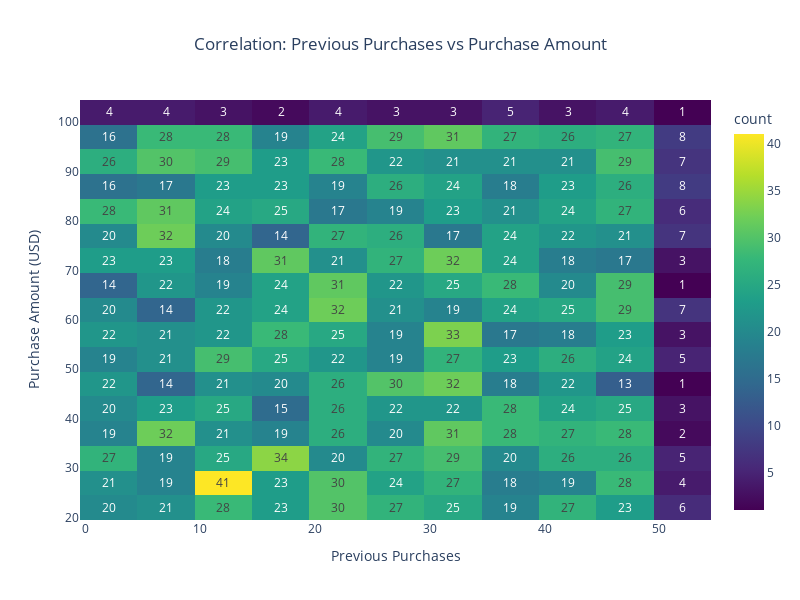

Source (notebook cell):
### Code cell
# Correlation visualization
fig = px.density_heatmap(
    df, 
    x='Previous Purchases',
    y='Purchase Amount (USD)',
    title='Correlation: Previous Purchases vs Purchase Amount',
    nbinsx=20,  # Number of bins in x direction
    nbinsy=20,  # Number of bins in y direction
    color_continuous_scale='Viridis',  # Color scheme
    text_auto=True  # Show count in each cell
)

fig.update_layout(
    title_x=0.5,  # Center the title
    width=800,    # Width of the plot
    height=600    # Height of the plot
)
fig.show()

# Subscription status comparison
plt.figure(figsize=(10, 6))
sns.barplot(data=df, x='Subscription Status', y='Purchase Amount (USD)')
plt.title('Average Purchase Amount by Subscription Status')
plt.show()

### Figure 1 — Plotly figure (JSON) as saved in the notebook; plotly's stock layout.template omitted (floating-point values rounded to 4 significant figures; data arrays with more than 128 entries replaced by an {"elided": "..."} marker saying what was removed)
{"data": [{"coloraxis": "coloraxis", "hovertemplate": "Previous Purchases=%{x}<br>Purchase Amount (USD)=%{y}<br>count=%{z}<extra></extra>", "name": "", "nbinsx": 20, "nbinsy": 20, "texttemplate": "%{z}", "type": "histogram2d", "x": {"elided": "3900 int values"}, "xaxis": "x", "xbingroup": "x", "y": {"elided": "3900 int values"}, "yaxis": "y", "ybingroup": "y"}], "layout": {"coloraxis": {"colorbar": {"title": {"text": "count"}}, "colorscale": [[0, "#440154"], [0.1111, "#482878"], [0.2222, "#3e4989"], [0.3333, "#31688e"], [0.4444, "#26828e"], [0.5556, "#1f9e89"], [0.6667, "#35b779"], [0.7778, "#6ece58"], [0.8889, "#b5de2b"], [1, "#fde725"]]}, "height": 600, "legend": {"tracegroupgap": 0}, "title": {"text": "Correlation: Previous Purchases vs Purchase Amount", "x": 0.5}, "width": 800, "xaxis": {"anchor": "y", "domain": [0, 1], "title": {"text": "Previous Purchases"}}, "yaxis": {"anchor": "x", "domain": [0, 1], "title": {"text": "Purchase Amount (USD)"}}}}
